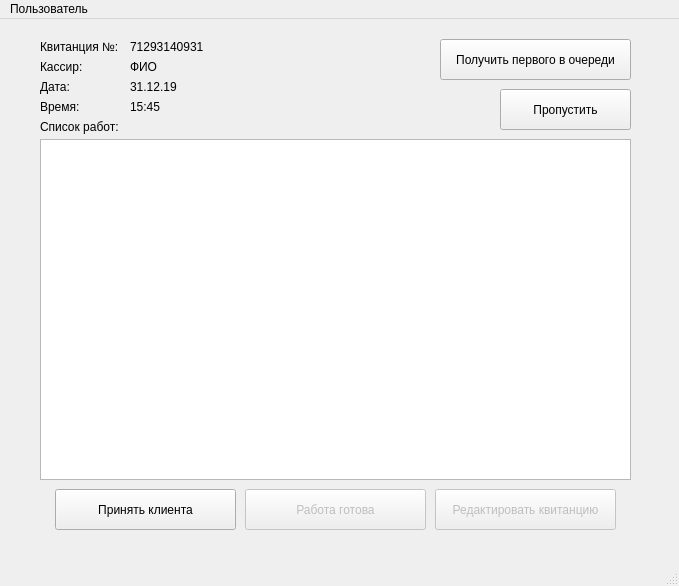
<?xml version="1.0" encoding="UTF-8"?>
<ui version="4.0">
 <class>PhotographerScreen</class>
 <widget class="QMainWindow" name="PhotographerScreen">
  <property name="geometry">
   <rect>
    <x>0</x>
    <y>0</y>
    <width>679</width>
    <height>586</height>
   </rect>
  </property>
  <property name="windowTitle">
   <string>Окно фотографа</string>
  </property>
  <widget class="QWidget" name="centralwidget">
   <widget class="QPushButton" name="WorkDoneBtn">
    <property name="enabled">
     <bool>false</bool>
    </property>
    <property name="geometry">
     <rect>
      <x>245</x>
      <y>470</y>
      <width>181</width>
      <height>41</height>
     </rect>
    </property>
    <property name="text">
     <string>Работа готова</string>
    </property>
   </widget>
   <widget class="QPushButton" name="AcceptClientBtn">
    <property name="geometry">
     <rect>
      <x>55</x>
      <y>470</y>
      <width>181</width>
      <height>41</height>
     </rect>
    </property>
    <property name="text">
     <string>Принять клиента</string>
    </property>
   </widget>
   <widget class="QTableView" name="WorksTableView">
    <property name="geometry">
     <rect>
      <x>40</x>
      <y>120</y>
      <width>591</width>
      <height>341</height>
     </rect>
    </property>
   </widget>
   <widget class="QPushButton" name="EditCheckBtn">
    <property name="enabled">
     <bool>false</bool>
    </property>
    <property name="geometry">
     <rect>
      <x>435</x>
      <y>470</y>
      <width>181</width>
      <height>41</height>
     </rect>
    </property>
    <property name="text">
     <string>Редактировать квитанцию</string>
    </property>
   </widget>
   <widget class="QLabel" name="label">
    <property name="geometry">
     <rect>
      <x>40</x>
      <y>20</y>
      <width>91</width>
      <height>16</height>
     </rect>
    </property>
    <property name="text">
     <string>Квитанция №:</string>
    </property>
   </widget>
   <widget class="QLabel" name="CheckNumberLbl">
    <property name="geometry">
     <rect>
      <x>130</x>
      <y>20</y>
      <width>161</width>
      <height>16</height>
     </rect>
    </property>
    <property name="text">
     <string>71293140931</string>
    </property>
   </widget>
   <widget class="QLabel" name="CheckDateLbl">
    <property name="geometry">
     <rect>
      <x>130</x>
      <y>60</y>
      <width>101</width>
      <height>16</height>
     </rect>
    </property>
    <property name="text">
     <string>31.12.19</string>
    </property>
   </widget>
   <widget class="QLabel" name="label_2">
    <property name="geometry">
     <rect>
      <x>40</x>
      <y>60</y>
      <width>41</width>
      <height>16</height>
     </rect>
    </property>
    <property name="text">
     <string>Дата:</string>
    </property>
   </widget>
   <widget class="QLabel" name="CheckTimeLbl">
    <property name="geometry">
     <rect>
      <x>130</x>
      <y>80</y>
      <width>101</width>
      <height>16</height>
     </rect>
    </property>
    <property name="text">
     <string>15:45</string>
    </property>
   </widget>
   <widget class="QLabel" name="label_3">
    <property name="geometry">
     <rect>
      <x>40</x>
      <y>80</y>
      <width>51</width>
      <height>16</height>
     </rect>
    </property>
    <property name="text">
     <string>Время:</string>
    </property>
   </widget>
   <widget class="QLabel" name="label_4">
    <property name="geometry">
     <rect>
      <x>40</x>
      <y>100</y>
      <width>91</width>
      <height>16</height>
     </rect>
    </property>
    <property name="text">
     <string>Список работ:</string>
    </property>
   </widget>
   <widget class="QLabel" name="label_5">
    <property name="geometry">
     <rect>
      <x>40</x>
      <y>40</y>
      <width>91</width>
      <height>16</height>
     </rect>
    </property>
    <property name="text">
     <string>Кассир: </string>
    </property>
   </widget>
   <widget class="QLabel" name="CashierNameLbl">
    <property name="geometry">
     <rect>
      <x>130</x>
      <y>40</y>
      <width>251</width>
      <height>16</height>
     </rect>
    </property>
    <property name="text">
     <string>ФИО</string>
    </property>
   </widget>
   <widget class="QPushButton" name="GetNextCheckInQueueBtn">
    <property name="geometry">
     <rect>
      <x>440</x>
      <y>20</y>
      <width>191</width>
      <height>41</height>
     </rect>
    </property>
    <property name="text">
     <string>Получить первого в очереди</string>
    </property>
   </widget>
   <widget class="QPushButton" name="SkipCheck">
    <property name="geometry">
     <rect>
      <x>500</x>
      <y>70</y>
      <width>131</width>
      <height>41</height>
     </rect>
    </property>
    <property name="text">
     <string>Пропустить</string>
    </property>
   </widget>
  </widget>
  <widget class="QMenuBar" name="menubar">
   <property name="geometry">
    <rect>
     <x>0</x>
     <y>0</y>
     <width>679</width>
     <height>23</height>
    </rect>
   </property>
   <widget class="QMenu" name="menu">
    <property name="title">
     <string>Пользователь</string>
    </property>
    <addaction name="ChangeUserAction"/>
    <addaction name="ExitAction"/>
   </widget>
   <addaction name="menu"/>
  </widget>
  <widget class="QStatusBar" name="statusbar"/>
  <action name="ChangeUserAction">
   <property name="text">
    <string>Сменить пользователя</string>
   </property>
  </action>
  <action name="ExitAction">
   <property name="text">
    <string>Выйти</string>
   </property>
  </action>
 </widget>
 <resources/>
 <connections/>
</ui>
